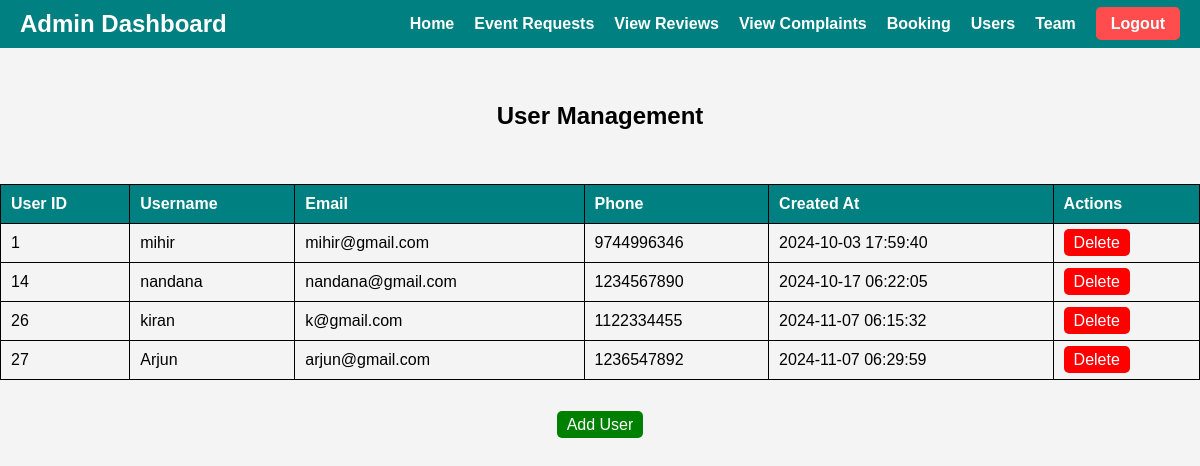
The app's page /Admin/users.php (signed in) with its own data.
### tables this page shows
CREATE TABLE `users` (
  `user_id` int(11) NOT NULL,
  `username` varchar(50) NOT NULL,
  `email` varchar(100) NOT NULL,
  `password` varchar(255) NOT NULL,
  `phone` varchar(15) DEFAULT NULL,
  `created_at` timestamp NOT NULL DEFAULT current_timestamp()
);

### Admin/users.php (the view, shortened to what this page needs)
<?php
include 'C:\xampp\htdocs\Eventia\includes\db_connect.php';
include 'header.php';
$query = "SELECT user_id, username, email, phone, created_at FROM users";
$result = $conn->query($query);
?>
<!DOCTYPE html>
<html lang="en">
<head>
</head>
<body>
<br><br><br>
<h2><center>User Management</center></h2>
<br><br><br>
<table>
    <tr>
        <th>User ID</th>
        <th>Username</th>
        <th>Email</th>
        <th>Phone</th>
        <th>Created At</th>
        <th>Actions</th>
    </tr>
    <?php if ($result->num_rows > 0): ?>
        <?php while ($row = $result->fetch_assoc()): ?>
            <tr>
                <td><?php echo $row['user_id']; ?></td>
                <td><?php echo $row['username']; ?></td>
                <td><?php echo $row['email']; ?></td>
                <td><?php echo $row['phone']; ?></td>
                <td><?php echo $row['created_at']; ?></td>
                <td>
                    <a href="delete-user.php?user_id=<?php echo $row['user_id']; ?>" class="delete-btn" onclick="return confirm('Are you sure you want to delete this user and their reviews?');">Delete</a>
                </td>
            </tr>
        <?php endwhile; ?>
    <?php else: ?>
        <tr>
            <td colspan="6">No users found.</td>
        </tr>
    <?php endif; ?>
</table>
<br><br>
<center><a href="add_user.php" class="add-btn">Add User</a></center>
</body>
</html>

### Admin/header.php (style rules this page uses)
* { margin: 0; padding: 0; box-sizing: border-box; font-family: Arial, sans-serif; }
body { background-color: #f4f4f4; }

### Admin/users.php (style rules this page uses)
table { width: 100%; border-collapse: collapse; }
table, th, td { border: 1px solid black; }
th, td { padding: 10px; text-align: left; }
th { background-color: teal; color: white; }
.edit-btn, .delete-btn, .add-btn { padding: 5px 10px; text-decoration: none; color: white; border-radius: 5px; }
.delete-btn { background-color: red; }
.add-btn { background-color: green; }

### records on screen
users: user_id "1", username "mihir", email "mihir@gmail.com", phone "9744996346", created_at "2024-10-03 17:59:40"
users: user_id "14", username "nandana", email "nandana@gmail.com", phone "1234567890", created_at "2024-10-17 06:22:05"
users: user_id "26", username "kiran", email "k@gmail.com", phone "1122334455", created_at "2024-11-07 06:15:32"
users: user_id "27", username "Arjun", email "arjun@gmail.com", phone "1236547892", created_at "2024-11-07 06:29:59"
